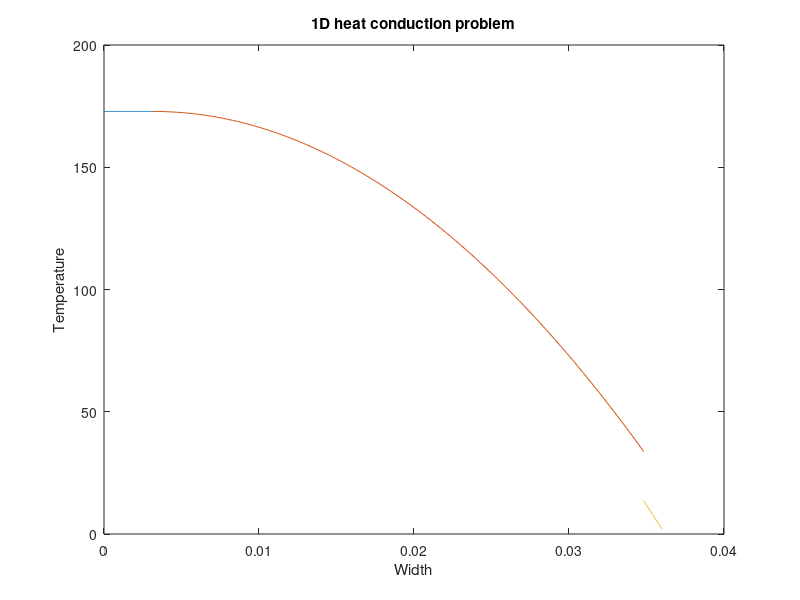

Reproduce this figure in MATLAB.
function F=driver

% clear the console screen
clc; close all;clf
% load the data structure with info pertaining to the physical problem
global dat
dat.condu=@condu;
dat.esrc=@esrc;
dat.hgap=15764;
dat.width=[0.003175 0.034823 0.036];
bc.left.type=0; %0=neumann, 1=robin, 2=dirichlet
bc.left.C=0; % (that data is C in: +Ddu/dn=C // u/4+D/2du/dn=C // u=C)
bc.rite.type=2;
bc.rite.C=2;
dat.bc=bc; clear bc;
% ROBIN FOR HEAT CONDUCTION IS: D du/dn = hconv (T-Tcoolant)
% THE 1/4 COMES FROM NEUTRONICS. YOU NEED TO CHANGE THE VALUE OF THE COEF
% IN THE ROBIN BC TO REFLECT HEAT CONDUCTION !!!!!
verif_hc_eq;

return
end

%%%%%%%%%%%%%%%%%%%%%%%%%%%%%%%%%%%%%
function verif_hc_eq
global dat

cd=dat.condu; src=dat.esrc; hgap=dat.hgap; L=dat.width; 

switch dat.bc.left.type
    case 0 % Neumann
        % +Ddu/dn=C on the left becomes: -Ddu/dx=C <==> -D.B=C <==> B=-C/D
        mat(1,1:6) =[1,0,0,0,0,0];
        b(1) = -dat.bc.left.C / cd(L(1));
    case 1 % Robin
        % u/4+D/2du/dn=C on the left becomes: u/4-D/2du/dx=C 
        % <==> -(D/2)*B+E/4=C 
        mat(1,1:6) =[-cd(L(1))/2,1/4,0,0,0,0]; % THIS IS LIKELY WRONG. WHY L(1) ???
        b(1) = dat.bc.left.C;
    case 2 % Dirichlet
        mat(1,1:6) =[0,1,0,0,0,0];
        b(1) = dat.bc.left.C;
end
switch dat.bc.rite.type
    case 0 % Neumann
        % +Ddu/dn=C on the right becomes: Ddu/dx=C <==> D.B=C <==> B=C/D
        mat(6,1:6) =[0,0,0,0,1,0];
        b(6) = dat.bc.rite.C / cd(L(3));
    case 1 % Robin
        % u/4+D/2du/dn=C on the right becomes: u/4+D/2du/dx=C 
        % <==> (BL+E)/4 + (D/2)*B = C 
        mat(6,1:6) =[0,0,0,0,L(3)/4+cd(L(3))/2,1/4];
        b(6) = dat.bc.rite.C;
    case 2 % Dirichlet
        mat(6,1:6) =[0,0,0,0,L(3),1];
        b(6) = dat.bc.rite.C;
end

% THIS BELOW IS NOT UNDERSTANDABLE
% THERE SHOULD BE ALMOST ENOUGH COMMENTS SO THAT ANYONE COULD FOLLOW
% WITHOUT HAVING TO DERIVE EVERYTHING BY END
Y1=-src(L(2))/cd(L(1));
Y2=-src(L(2))/(2*cd(L(2)));

mat(2,1:6) =[cd(L(1))/cd(L(2)),0,-1,0,0,0];
mat(3,1:6) =[L(1),1,-L(1),-1,0,0];
mat(4,1:6) =[0,0,2*cd(L(2))+L(2)*hgap,hgap,-L(2)*hgap,-hgap];
mat(5,1:6) =[0,0,L(2)*hgap,hgap,2*cd(L(3))-L(2)*hgap,-hgap];
b(2) =Y1*L(1);
b(3) =Y2*L(1)*L(1);
b(4) =-hgap*Y2*L(2)*L(2)+2*src(L(2))*L(2);
b(5) =-hgap*Y2*L(2)*L(2);

% get coefficient for the analytical solution
a=mat\b';
x1=linspace(0,L(1));
x2=linspace(L(1),L(2));
x3=linspace(L(2),L(3));
y1=a(1)*x1+a(2);
y2=Y2*(x2.^2)+a(3)*x2+a(4);
y3=a(5)*x3+a(6);

plot(x1,y1,x2,y2,x3,y3); hold all;
title('1D heat conduction problem')
xlabel('Width')
ylabel('Temperature')

return
end

%%%%%%%%%%%%%%%%%%%%%%%%%%%%%%%%%%%%%
function y=condu(x)
global dat;
if x<=dat.width(2)
    y=18;
else
    y=16;
end
return
end
%%%%%%%%%%%%%%%%%%%%%%%%%%%%%%%%%%%%%
function y=esrc(x)
global dat
if (x>dat.width(1) || x<=dat.width(2)) 
    y=5000000;
else
    y=0;
end
return
end
%%%%%%%%%%%%%%%%%%%%%%%%%%%%%%%%%%%%%
